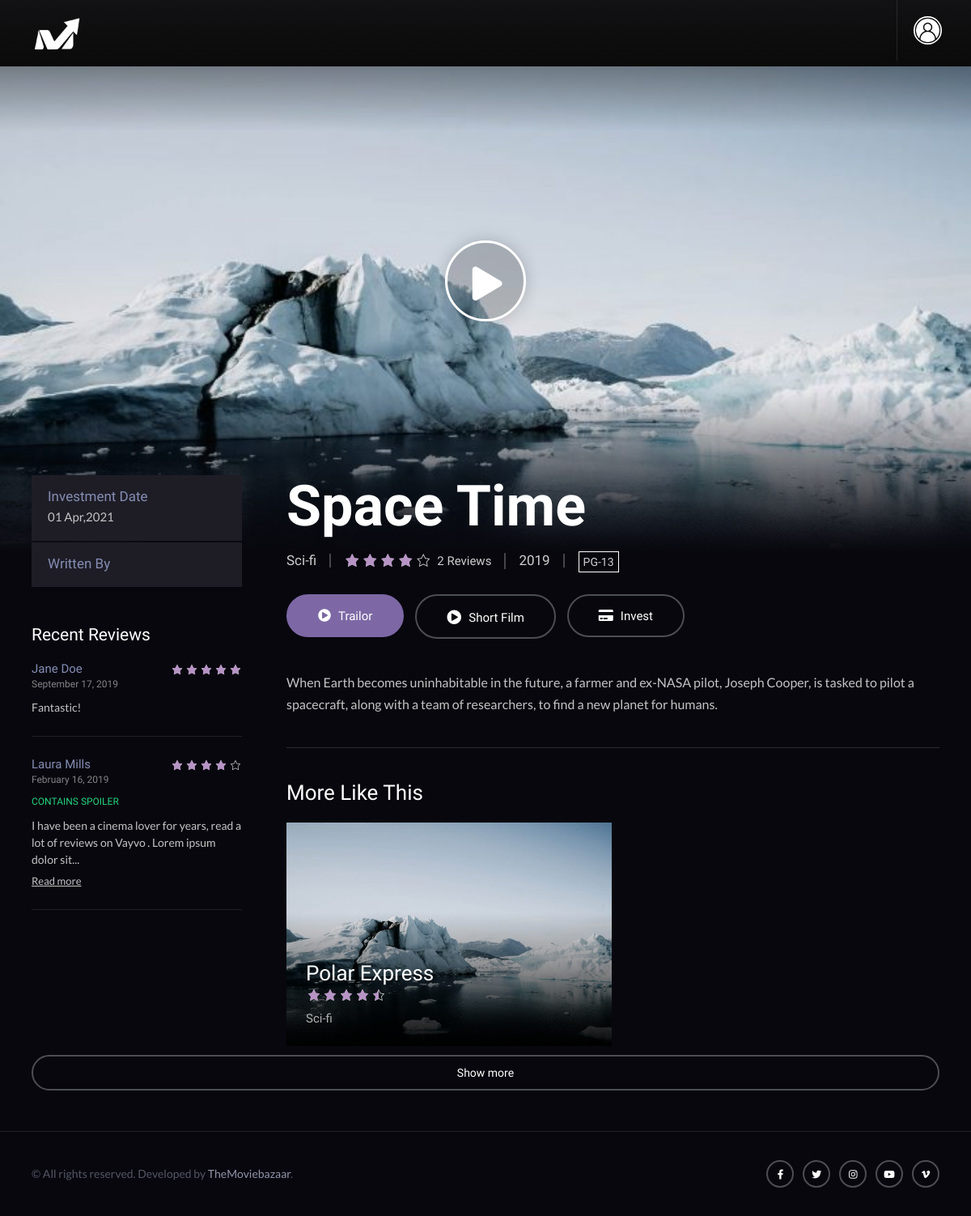
The page /video-post.php?mid=04 on the database its author committed.
### tables this page shows
CREATE TABLE `mov` (
  `mid` varchar(10) NOT NULL,
  `name` varchar(255) DEFAULT NULL,
  `category` varchar(255) DEFAULT NULL,
  `rate` int(12) DEFAULT NULL,
  `about` varchar(255) DEFAULT NULL,
  `date` date DEFAULT NULL,
  `img` varchar(10000) DEFAULT NULL,
  `mlink` varchar(255) DEFAULT NULL
);

### video-post.php (the view, shortened to what this page needs)
<!doctype html>
<html lang="en">
<head>
		<link rel="stylesheet" href="css/bootstrap.min.css">
		<link rel="stylesheet" href="style.css">
		<link rel="stylesheet" href="icons/fontawesome/css/all.min.css">
		<link rel="stylesheet" href="icons/dashicons/css/dashicons-min.css">
	</head>
	<body>
	<?php include_once('header.php');
	include_once('./forms/db_connect.php');
	 ?>
    <?php
	            $d=$_GET['mid'];
					$s="select * from mov where mid=$d";
					$result=mysqli_query($con,$s);
					while($data=mysqli_fetch_array($result))
						{ ?>
		<div id="video-page-title-pro" style="background-image:url('forms/uploads/<?php echo $data['img'];?>');">
			<a class="video-page-title-play-button afterglow" href="#Video-Vayvo-Single"><i class="fas fa-play"></i></a>
			<div id="video-page-title-gradient-base"></div>
		</div>
		<div id="content-pro">
  	 		<div class="container custom-gutters-pro">
				<div id="video-post-container">
					<h1 class="video-post-heading-title"><?php echo $data[1]; ?></h1>
					<ul id="video-post-meta-list">
						<li><a href="#!"><?php echo $data[2]; ?></a></li>
						<li id="video-post-meta-reviews">
							<div class="average-rating-count-progression-studios">2 Reviews</div>
								<div class="average-rating-video-post">
									<div class="average-rating-video-empty">
										<span class="dashicons dashicons-star-empty"></span><span class="dashicons dashicons-star-empty"></span><span class="dashicons dashicons-star-empty"></span><span class="dashicons dashicons-star-empty"></span><span class="dashicons dashicons-star-empty"></span>
									</div>
									<div class="average-rating-overflow-width" style="width:80%;">
										<div class="average-rating-video-filled">
										<?php
																$x = 1;
																while($x <= $data[3] ) {
  																echo '<span class="dashicons dashicons-star-filled"></span>';
  																$x++;
																	}
															?>
										</div>
									</div>
								</div>
						</li>
						<li id="video-post-meta-year">2019</li>
						<li id="video-post-meta-rating"><span>PG-13</span></li>
					</ul>
					<div id="video-post-buttons-container">
						<a href="#Video-Single"class="afterglow" id="video-post-play-text-btn"><i class="fas fa-play-circle"></i>Trailor</a>
						<a href="#!" class="wishlist-button-pro"><i class="fas fa-play-circle"></i>Short Film</a>
						<div id="video-social-sharing-button" class="btn"><i class="fas fa-credit-card"></i>Invest</div>
					<div class="clearfix"></div>
					</div>
					<div id="vayvo-video-post-content">
						<p><?php echo $data[4]; ?></p>
					</div>
					<div id="video-more-like-this-details-section">
						<h3 id="more-videos-heading">More Like This</h3>
						<div class="row">
							<div class="col col-12 col-md-6 col-lg-6">
								<div class="progression-studios-video-index-container">
									<a href="#!">
										<div class="progression-studios-video-feaured-image"><img src="images/demo/annie-spratt-1187424-unsplash-700x480.jpg" alt="Featured Image"></div>
										<div class="progression-video-index-content">
											<div class="progression-video-index-table">
												<div class="progression-video-index-vertical-align">
													<h2 class="progression-video-title">Polar Express</h2>
													<div class="average-rating-video-post">
														<div class="average-rating-video-empty">
															<span class="dashicons dashicons-star-empty"></span><span class="dashicons dashicons-star-empty"></span><span class="dashicons dashicons-star-empty"></span><span class="dashicons dashicons-star-empty"></span><span class="dashicons dashicons-star-empty"></span>
														</div>
														<div class="average-rating-overflow-width" style="width:90%;">
															<div class="average-rating-video-filled">
																<span class="dashicons dashicons-star-filled"></span><span class="dashicons dashicons-star-filled"></span><span class="dashicons dashicons-star-filled"></span><span class="dashicons dashicons-star-filled"></span><span class="dashicons dashicons-star-filled"></span>
															</div>
														</div>
													</div>
													<ul class="video-index-meta-taxonomy"><li>Sci-fi</li></ul>
												</div>
											</div>
										</div>
										<div class="video-index-border-hover"></div>
									</a>
								</div>
							</div>
						</div>
						<div style="height:10px;"></div>
					</div>
				</div>
				<div id="video-post-sidebar">
					<div class="content-sidebar-section video-sidebar-section-release-date">
						<h4 class="content-sidebar-sub-header">Investment Date</h4>
						<div class="content-sidebar-short-description">
                       <?php
					   $timestamp = strtotime($data[5]);
					   $new_date = date('d M,Y', $timestamp);
					   print_r($new_date); ?> </div>
					</div>
					<div class="content-sidebar-section video-sidebar-section-length">
						<h4 class="content-sidebar-sub-header">Written By</h4>
					</div>
					<div id="video-post-recent-reviews-sidebar">
						<h3 class="content-sidebar-reviews-header">Recent Reviews</h3>
						<ul class="sidebar-reviews-pro">
						 	<li>
								<div class="progression-studios-sidebar-review-container">
									<div id="sidebar-review-rating-container">
										<div class="average-rating-video-post">
											<div class="average-rating-video-empty">
												<span class="dashicons dashicons-star-empty"></span><span class="dashicons dashicons-star-empty"></span><span class="dashicons dashicons-star-empty"></span><span class="dashicons dashicons-star-empty"></span><span class="dashicons dashicons-star-empty"></span>
											</div>
											<div class="average-rating-overflow-width" style="width:100%;">
												<div class="average-rating-video-filled">
													<span class="dashicons dashicons-star-filled"></span><span class="dashicons dashicons-star-filled"></span><span class="dashicons dashicons-star-filled"></span><span class="dashicons dashicons-star-filled"></span><span class="dashicons dashicons-star-filled"></span>
												</div>
											</div>
										</div>
									</div>
							 		<h5 id="sidebar-review-author">Jane Doe</h5>
							 		<h6 id="sidebar-review-date">September 17, 2019</h6>
							 		<div class="sidebar-comment-exerpt">
										<div class="sidebar-comment-exerpt-text">Fantastic!</div>
								 	</div>
								</div>
						 	</li>
                             <?php } ?>
						 	<li>
								<div class="progression-studios-sidebar-review-container">
									<div id="sidebar-review-rating-container">
										<div class="average-rating-video-post">
											<div class="average-rating-video-empty">
												<span class="dashicons dashicons-star-empty"></span><span class="dashicons dashicons-star-empty"></span><span class="dashicons dashicons-star-empty"></span><span class="dashicons dashicons-star-empty"></span><span class="dashicons dashicons-star-empty"></span>
											</div>
											<div class="average-rating-overflow-width" style="width:80%;">
												<div class="average-rating-video-filled">
													<span class="dashicons dashicons-star-filled"></span><span class="dashicons dashicons-star-filled"></span><span class="dashicons dashicons-star-filled"></span><span class="dashicons dashicons-star-filled"></span><span class="dashicons dashicons-star-filled"></span>
												</div>
											</div>
										</div>
									</div>
							 		<h5 id="sidebar-review-author">Laura Mills</h5>
							 		<h6 id="sidebar-review-date">February 16, 2019</h6>
									<div class="spoiler-review">Contains Spoiler</div>
							 		<div class="sidebar-comment-exerpt sidebar-excerpt-more-click">
										<div class="sidebar-comment-exerpt-text">I have been a cinema lover for years, read a lot of reviews on Vayvo . Lorem ipsum dolor sit...</div>
								 			<div class="read-more-comment-sidebar">Read more</div>
										</div>
									</div>
						 		</li>
							</ul>
					</div>
				</div>
				<div class="clearfix"></div>
				<?php                       if (!isset($_SESSION['id']))
{
               echo' <div id="all-reviews-button-progression" data-toggle="modal" data-target="#LoginModal" >Show more</div>';
}?>
			</div>
		</div>
		<footer id="footer-pro">
			<div class="container">
				<div class="row">
					<div class="col-md">
						<div class="copyright-text-pro">&copy; All rights reserved. Developed by <a href="#!">TheMoviebazaar</a>.</div>
					</div>
					<div class="col-md">
						<ul class="social-icons-pro">
							<li class="facebook-color"><a href="http://facebook.com/progressionstudios" target="_blank"><i class="fab fa-facebook-f"></i></a></li>
							<li class="twitter-color"><a href="http://twitter.com/Progression_S" target="_blank"><i class="fab fa-twitter"></i></a></li>
							<li class="instagram-color"><a href="http://instagram.com/" target="_blank"><i class="fab fa-instagram"></i></a></li>
							<li class="youtube-color"><a href="http://youtube.com/" target="_blank"><i class="fab fa-youtube"></i></a></li>
							<li class="vimeo-color"><a href="http://vimeo.com/" target="_blank"><i class="fab fa-vimeo-v"></i></a></li>
						</ul>
					</div>
				</div>
			</div>
		</footer>
	</body>
</html>

### rows shown on the page
mov: img (picture), name "Space Time", category "Sci-fi", about "When Earth becomes uninhabitable in the future, a farmer and ex-NASA pilot, Joseph Cooper, is tasked to pilot a spacecraft, along with a team of researchers, to find a new planet for humans.", value "01 Apr,2021"
